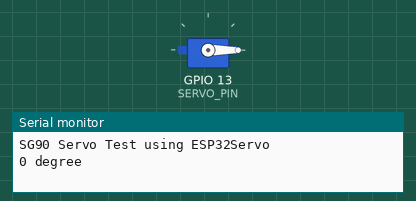
This sketch was run on a simulated ESP32. On the bench: servo, the last lines printed to the serial monitor.

Above: at 0.05 s.
At 3.0 s:
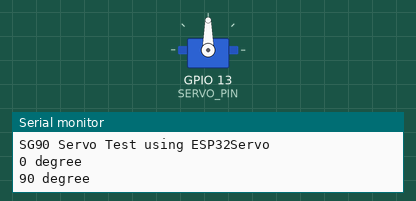
At 6.0 s:
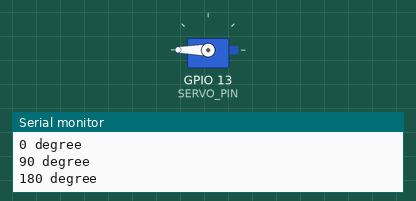
Timing chart, 0 to 7.8 s (numbered marks = the images above):
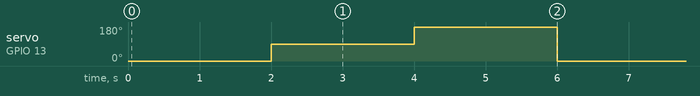

The sketch:

servo_test.ino
```cpp
#include <ESP32Servo.h>

Servo myServo;

#define SERVO_PIN 13   // ❗ DO NOT use 34–39

void setup() {
  Serial.begin(115200);
  Serial.println("SG90 Servo Test using ESP32Servo");

  myServo.setPeriodHertz(50);     // SG90 uses 50Hz
  myServo.attach(SERVO_PIN, 500, 2400);  // min/max pulse width (µs)
}

void loop() {
  Serial.println("0 degree");
  myServo.write(0);
  delay(2000);

  Serial.println("90 degree");
  myServo.write(90);
  delay(2000);

  Serial.println("180 degree");
  myServo.write(180);
  delay(2000);
}
```

Measured:
- by itself, servo on GPIO 13 (SERVO_PIN): repeats every 6.0 s: 180° 2.0 s, 0° 2.0 s, 90° 2.0 s
